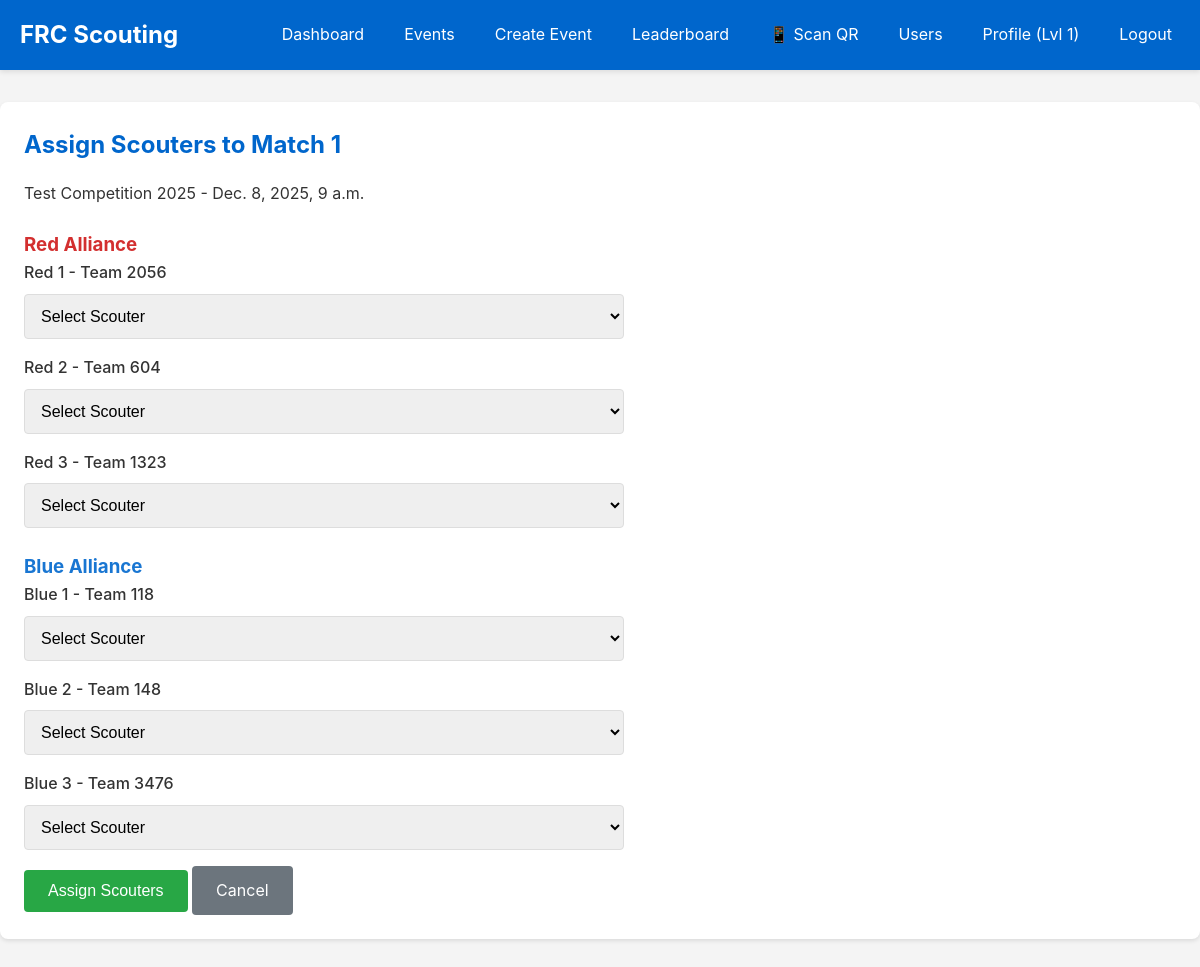
The page /scouting/assign/96/ (signed in) on the database its author committed.
### accounts/models.py (models this page shows, shortened)
class UserProfile(models.Model):
    ROLE_CHOICES = [
        ('ADMIN', 'Administrator'),
        ('STRATEGIST', 'Strategist'),
        ('SCOUTER', 'Scouter'),
    ]
    user = models.OneToOneField(User, on_delete=models.CASCADE, related_name='profile')
    role = models.CharField(max_length=20, choices=ROLE_CHOICES, default='SCOUTER')
    prediction_points = models.IntegerField(default=0)
    experience_points = models.IntegerField(default=0)
    level = models.IntegerField(default=1)
    created_at = models.DateTimeField(auto_now_add=True)
    updated_at = models.DateTimeField(auto_now=True)
    def can_manage_users(self):
        return self.role == 'ADMIN'
    def can_manage_events(self):
        return self.role in ['ADMIN', 'STRATEGIST']

### events/models.py (models this page shows, shortened)
class Match(models.Model):
    MATCH_TYPES = [
        ('QUAL', 'Qualification'),
        ('PLAYOFF', 'Playoff'),
    ]
    STATUS_CHOICES = [
        ('UPCOMING', 'Upcoming'),
        ('IN_PROGRESS', 'In Progress'),
        ('COMPLETED', 'Completed'),
        ('ALL_SUBMITTED', 'All Data Submitted'),
    ]
    event = models.ForeignKey(Event, on_delete=models.CASCADE, related_name='matches')
    match_number = models.IntegerField()
    match_type = models.CharField(max_length=10, choices=MATCH_TYPES, default='QUAL')
    scheduled_time = models.DateTimeField()
    tba_match_key = models.CharField(max_length=50, unique=True, null=True, blank=True, help_text="TBA match key")
    comp_level = models.CharField(max_length=10, blank=True, help_text="Competition level: qm, qf, sf, f")
    set_number = models.IntegerField(default=1, help_text="Set number for playoff matches")
    actual_time = models.DateTimeField(null=True, blank=True, help_text="Actual match start time")
    predicted_time = models.DateTimeField(null=True, blank=True, help_text="TBA predicted start time")
    red_1 = models.ForeignKey(Team, on_delete=models.CASCADE, related_name='red1_matches')
    red_2 = models.ForeignKey(Team, on_delete=models.CASCADE, related_name='red2_matches')
    red_3 = models.ForeignKey(Team, on_delete=models.CASCADE, related_name='red3_matches')
    blue_1 = models.ForeignKey(Team, on_delete=models.CASCADE, related_name='blue1_matches')
    blue_2 = models.ForeignKey(Team, on_delete=models.CASCADE, related_name='blue2_matches')
    blue_3 = models.ForeignKey(Team, on_delete=models.CASCADE, related_name='blue3_matches')
    status = models.CharField(max_length=20, choices=STATUS_CHOICES, default='UPCOMING')
    red_score = models.IntegerField(null=True, blank=True)
    blue_score = models.IntegerField(null=True, blank=True)
    winner = models.CharField(max_length=10, choices=[('RED', 'Red'), ('BLUE', 'Blue'), ('TIE', 'Tie')], null=True, blank=True)
    created_at = models.DateTimeField(auto_now_add=True)
    updated_at = models.DateTimeField(auto_now=True)
    class Meta:
        unique_together = ['event', 'match_number', 'match_type', 'comp_level', 'set_number']
        ordering = ['scheduled_time', 'match_number']

class Event(models.Model):
    name = models.CharField(max_length=200)
    event_code = models.CharField(max_length=50, unique=True)
    location = models.CharField(max_length=200)
    start_date = models.DateField()
    end_date = models.DateField()
    api_source = models.CharField(max_length=20, choices=[('TBA', 'The Blue Alliance'), ('FIRST', 'FIRST API')], default='TBA')
    tba_event_key = models.CharField(max_length=50, unique=True, null=True, blank=True, help_text="TBA event key (e.g., '2024casj')")
    week = models.IntegerField(null=True, blank=True, help_text="Competition week number")
    event_type = models.IntegerField(null=True, blank=True, help_text="Event type code from TBA")
    event_type_string = models.CharField(max_length=50, blank=True, help_text="Event type (e.g., 'Regional', 'District')")
    auto_rotation_enabled = models.BooleanField(default=False)
    rotation_interval = models.IntegerField(default=5, help_text="Number of matches before rotating scouters")
    created_at = models.DateTimeField(auto_now_add=True)
    updated_at = models.DateTimeField(auto_now=True)
    class Meta:
        ordering = ['-start_date']

class Team(models.Model):
    team_number = models.IntegerField()
    team_name = models.CharField(max_length=200, blank=True)
    event = models.ForeignKey(Event, on_delete=models.CASCADE, related_name='teams')
    nickname = models.CharField(max_length=200, blank=True, help_text="Team nickname from TBA")
    city = models.CharField(max_length=100, blank=True)
    state_prov = models.CharField(max_length=100, blank=True)
    country = models.CharField(max_length=100, blank=True)
    rookie_year = models.IntegerField(null=True, blank=True)
    epa = models.FloatField(null=True, blank=True, help_text="Expected Points Added")
    win_rate = models.FloatField(null=True, blank=True)
    last_metrics_update = models.DateTimeField(null=True, blank=True)
    class Meta:
        unique_together = ['team_number', 'event']
        ordering = ['team_number']

### scouting/views.py (the view, shortened to what this page needs)
# urls.py: path('assign/<int:match_id>/', views.assign_scouters_view, name='assign_scouters'),
@strategist_or_admin_required
def assign_scouters_view(request, match_id):
    match = get_object_or_404(Match, id=match_id)
    scouters = User.objects.filter(profile__role='SCOUTER')
    context = {
        'match': match,
        'scouters': scouters,
        'teams': [match.red_1, match.red_2, match.red_3, match.blue_1, match.blue_2, match.blue_3],
    }
    return render(request, 'scouting/assign_scouters.html', context)

### scouting/templates/scouting/assign_scouters.html (shortened to what this page needs)
{% extends 'base.html' %}
{% block content %}
<div class="card">
    <h2>Assign Scouters to Match {{ match.match_number }}</h2>
    <p>{{ match.event.name }} - {{ match.scheduled_time }}</p>
    <form method="post">
        <h3 style="color: #d32f2f; margin-top: 1.5rem;">Red Alliance</h3>
        <div class="form-group">
            <label for="scouter_0">Red 1 - Team {{ match.red_1.team_number }}</label>
            <select id="scouter_0" name="scouter_0" required>
                <option value="">Select Scouter</option>
            </select>
        </div>
        <div class="form-group">
            <label for="scouter_1">Red 2 - Team {{ match.red_2.team_number }}</label>
            <select id="scouter_1" name="scouter_1" required>
                <option value="">Select Scouter</option>
            </select>
        </div>
        <div class="form-group">
            <label for="scouter_2">Red 3 - Team {{ match.red_3.team_number }}</label>
            <select id="scouter_2" name="scouter_2" required>
                <option value="">Select Scouter</option>
            </select>
        </div>
        <h3 style="color: #1976d2; margin-top: 1.5rem;">Blue Alliance</h3>
        <div class="form-group">
            <label for="scouter_3">Blue 1 - Team {{ match.blue_1.team_number }}</label>
            <select id="scouter_3" name="scouter_3" required>
                <option value="">Select Scouter</option>
            </select>
        </div>
        <div class="form-group">
            <label for="scouter_4">Blue 2 - Team {{ match.blue_2.team_number }}</label>
            <select id="scouter_4" name="scouter_4" required>
                <option value="">Select Scouter</option>
            </select>
        </div>
        <div class="form-group">
            <label for="scouter_5">Blue 3 - Team {{ match.blue_3.team_number }}</label>
            <select id="scouter_5" name="scouter_5" required>
                <option value="">Select Scouter</option>
            </select>
        </div>
        <button type="submit" class="btn btn-success">Assign Scouters</button>
        <a href="{% url 'match_detail' match.id %}" class="btn" style="background: #6c757d;">Cancel</a>
    </form>
</div>
{% endblock %}

### templates/base.html (shortened to what this page needs)
<!DOCTYPE html>
<html lang="en">
<head>
</head>
<body>
    <nav>
        <div class="container">
            <h1>FRC Scouting</h1>
            {% if user.is_authenticated %}
            <ul>
                <li><a href="{% url 'dashboard' %}">Dashboard</a></li>
                <li><a href="{% url 'event_list' %}">Events</a></li>
                {% if user.profile.can_manage_events %}
                <li><a href="{% url 'create_event' %}">Create Event</a></li>
                {% endif %}
                <li><a href="{% url 'leaderboard' %}">Leaderboard</a></li>
                {% if user.profile.can_manage_events %}
                <li><a href="{% url 'scan_qr_code' %}">📱 Scan QR</a></li>
                {% endif %}
                {% if user.profile.can_manage_users %}
                <li><a href="{% url 'user_management' %}">Users</a></li>
                {% endif %}
                <li><a href="{% url 'profile' %}">Profile (Lvl {{ user.profile.level }})</a></li>
                <li><a href="{% url 'logout' %}">Logout</a></li>
            </ul>
            {% endif %}
        </div>
    </nav>
    <div class="container main-content">
        {% block content %}{% endblock %}
    </div>
</body>
</html>

### templates/base.html (style rules this page uses)
* { margin: 0; padding: 0; box-sizing: border-box; }
body { font-family: -apple-system, BlinkMacSystemFont, 'Segoe UI', Roboto, Oxygen, Ubuntu, Cantarell, sans-serif; line-height: 1.6; color: #333; background: #f4f4f4; }
.container { max-width: 1200px; margin: 0 auto; padding: 0 20px; }
nav { background: #0066cc; color: white; padding: 1rem 0; box-shadow: 0 2px 5px rgba(0,0,0,0.1); }
nav .container { display: flex; justify-content: space-between; align-items: center; flex-wrap: wrap; }
nav h1 { font-size: 1.5rem; }
nav ul { list-style: none; display: flex; gap: 1.5rem; flex-wrap: wrap; }
nav a { color: white; text-decoration: none; padding: 0.5rem; transition: background 0.3s; }
.main-content { padding: 2rem 0; }
.card { background: white; padding: 1.5rem; margin-bottom: 1.5rem; border-radius: 8px; box-shadow: 0 2px 4px rgba(0,0,0,0.1); }
.card h2 { margin-bottom: 1rem; color: #0066cc; }
.btn { display: inline-block; padding: 0.75rem 1.5rem; background: #0066cc; color: white; text-decoration: none; border: none; border-radius: 4px; cursor: pointer; font-size: 1rem; transition: background 0.3s; }
.btn-success { background: #28a745; }
form { max-width: 600px; }
.form-group { margin-bottom: 1rem; }
label { display: block; margin-bottom: 0.5rem; font-weight: 500; }
input[type="text"], input[type="password"], input[type="email"], input[type="number"], input[type="date"], input[type="datetime-local"], select, textarea { width: 100%; padding: 0.75rem; border: 1px solid #ddd; border-radius: 4px; font-size: 1rem; }

### rows shown on the page
Match: match_number "1", event.name "Test Competition 2025", scheduled_time "Dec. 8, 2025, 9 a.m.", red_1.team_number "2056", red_2.team_number "604", red_3.team_number "1323", blue_1.team_number "118", blue_2.team_number "148", blue_3.team_number "3476"

### other values the page prints
{{ user.profile.level }} "1"
